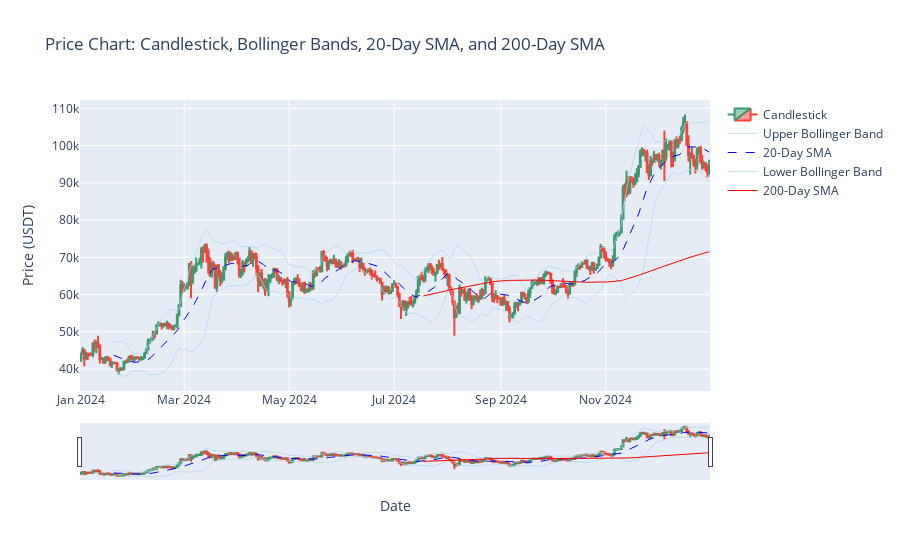
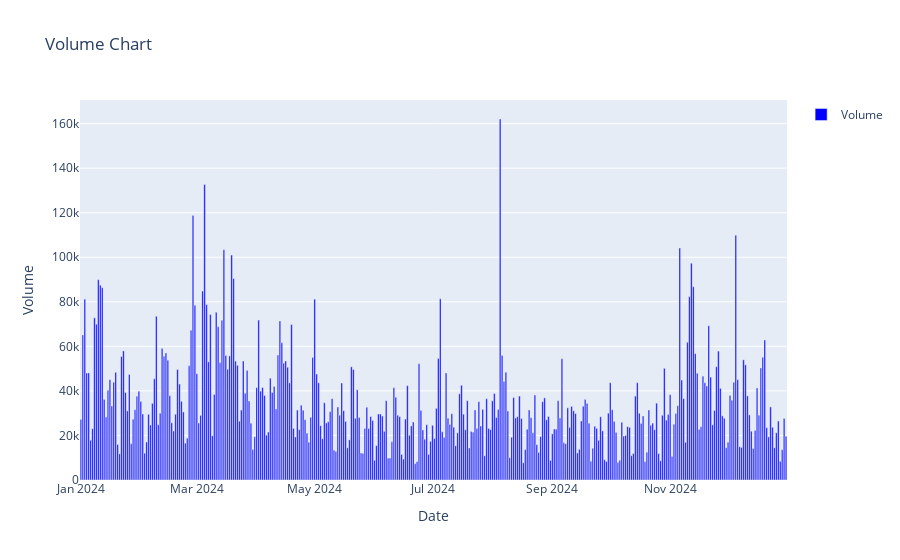
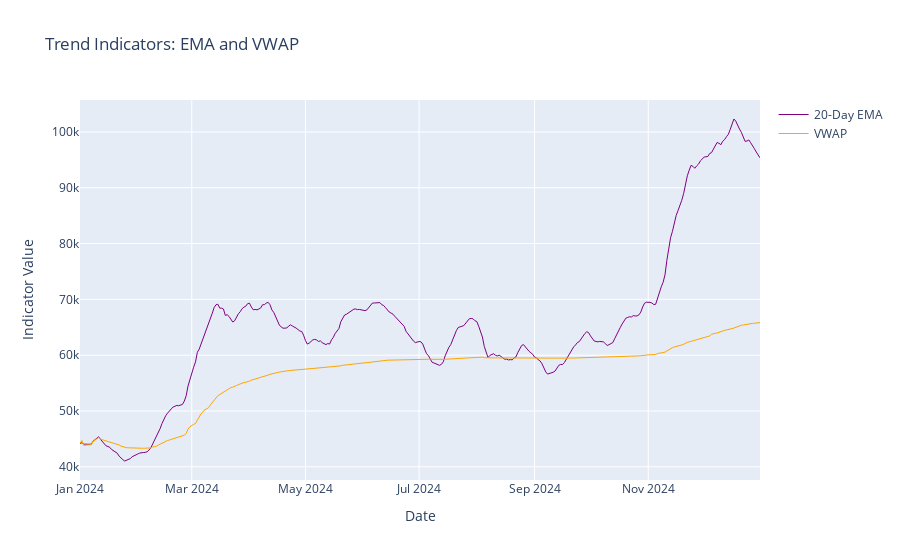
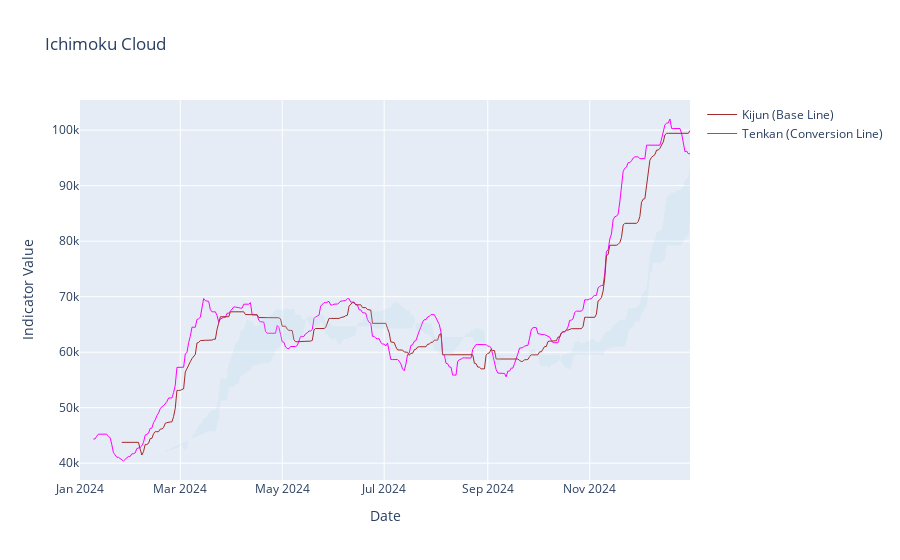

The notebook cell these images were saved under, in order:
### Code cell
# -------------------------------
# Figure 1: Price Chart (Candlestick, Bollinger Bands, SMA20 and SMA200)
# -------------------------------
fig_price = go.Figure()

# Candlestick
fig_price.add_trace(go.Candlestick(
    x=df.index,
    open=df['Open'],
    high=df['High'],
    low=df['Low'],
    close=df['Close'],
    name='Candlestick'
))

# Bollinger Bands and SMA20
fig_price.add_trace(go.Scatter(
    x=df.index,
    y=df['Upper_BB'],
    line=dict(color='rgba(173,216,230,0.7)', width=1),
    name='Upper Bollinger Band'
))
fig_price.add_trace(go.Scatter(
    x=df.index,
    y=df['SMA20'],
    line=dict(color='blue', dash='dash', width=1),
    name='20-Day SMA'
))
fig_price.add_trace(go.Scatter(
    x=df.index,
    y=df['Lower_BB'],
    line=dict(color='rgba(173,216,230,0.7)', width=1),
    name='Lower Bollinger Band'
))

# SMA200
fig_price.add_trace(go.Scatter(
    x=df.index,
    y=df['SMA200'],
    line=dict(color='red', width=1),
    name='200-Day SMA'
))

fig_price.update_layout(
    title='Price Chart: Candlestick, Bollinger Bands, 20-Day SMA, and 200-Day SMA',
    xaxis_title='Date',
    yaxis_title='Price (USDT)',
    showlegend=True
)
fig_price.show()

# -------------------------------
# Figure 2: Volume Chart
# -------------------------------
fig_volume = go.Figure(data=[
    go.Bar(
        x=df.index,
        y=df['Volume'],
        name='Volume',
        marker_color='blue'
    )
])
fig_volume.update_layout(
    title='Volume Chart',
    xaxis_title='Date',
    yaxis_title='Volume',
    showlegend=True
)
fig_volume.show()

# -------------------------------
# Figure 3: Trend Indicators (EMA and VWAP)
# -------------------------------
fig_trend = go.Figure()
fig_trend.add_trace(go.Scatter(
    x=df.index,
    y=df['EMA'],
    line=dict(color='purple', width=1),
    name='20-Day EMA'
))
fig_trend.add_trace(go.Scatter(
    x=df.index,
    y=df['VWAP'],
    line=dict(color='orange', width=1),
    name='VWAP'
))
fig_trend.update_layout(
    title='Trend Indicators: EMA and VWAP',
    xaxis_title='Date',
    yaxis_title='Indicator Value',
    showlegend=True
)
fig_trend.show()

# -------------------------------
# Figure 4: Ichimoku Cloud
# -------------------------------
fig_ichimoku = go.Figure()
fig_ichimoku.add_trace(go.Scatter(
    x=df.index,
    y=df['Ichimoku_Tenkan'],
    line=dict(color='magenta', width=1),
    name='Tenkan (Conversion Line)'
))
fig_ichimoku.add_trace(go.Scatter(
    x=df.index,
    y=df['Ichimoku_Kijun'],
    line=dict(color='brown', width=1),
    name='Kijun (Base Line)'
))
fig_ichimoku.add_trace(go.Scatter(
    x=df.index,
    y=df['Ichimoku_SenkouA'],
    line=dict(color='rgba(0,0,0,0)'),
    showlegend=False,
    name='Senkou Span A'
))
fig_ichimoku.add_trace(go.Scatter(
    x=df.index,
    y=df['Ichimoku_SenkouB'],
    line=dict(color='rgba(0,0,0,0)'),
    fill='tonexty',
    fillcolor='rgba(173,216,230,0.2)',
    showlegend=False,
    name='Senkou Span B'
))
fig_ichimoku.update_layout(
    title='Ichimoku Cloud',
    xaxis_title='Date',
    yaxis_title='Indicator Value',
    showlegend=True
)
fig_ichimoku.show()

# -------------------------------
# Figure 5: RSI (14)
# -------------------------------
# Calculate the first and last date for the x-axis boundaries
x0 = df.index.min()
x1 = df.index.max()

fig_rsi = go.Figure()

# RSI Line
fig_rsi.add_trace(go.Scatter(
    x=df.index,
    y=df['RSI'],
    mode='lines',
    line=dict(color='orange', width=1),
    name='RSI'
))

# Shaded region for overbought (RSI > 70)
fig_rsi.add_shape(
    type="rect",
    xref="x",  # Use actual x-axis values
    yref="y",
    x0=x0,
    x1=x1,
    y0=70,
    y1=100,
    fillcolor="rgba(255, 0, 0, 0.2)",
    layer="below",
    line_width=0,
)

# Shaded region for oversold (RSI < 30)
fig_rsi.add_shape(
    type="rect",
    xref="x",  # Use actual x-axis values
    yref="y",
    x0=x0,
    x1=x1,
    y0=0,
    y1=30,
    fillcolor="rgba(0, 0, 255, 0.2)",
    layer="below",
    line_width=0,
)

# Reference lines for RSI at 70 and 30
fig_rsi.add_hline(
    y=70, line_dash="dash", line_color="gray",
    annotation_text="70", annotation_position="top left"
)
fig_rsi.add_hline(
    y=30, line_dash="dash", line_color="gray",
    annotation_text="30", annotation_position="bottom left"
)

fig_rsi.update_layout(
    title='Relative Strength Index (14)',
    xaxis_title='Date',
    yaxis_title='RSI Value',
    showlegend=True,
    yaxis=dict(range=[0, 100])
)

fig_rsi.show()

# -------------------------------
# Figure 6: MACD and MACD Signal
# -------------------------------
fig_macd = go.Figure()
fig_macd.add_trace(go.Scatter(
    x=df.index,
    y=df['MACD'],
    line=dict(color='green', width=1),
    name='MACD'
))
fig_macd.add_trace(go.Scatter(
    x=df.index,
    y=df['MACD_signal'],
    line=dict(color='red', width=1),
    name='MACD Signal'
))
fig_macd.update_layout(
    title='MACD',
    xaxis_title='Date',
    yaxis_title='MACD Value',
    showlegend=True
)
fig_macd.show()

# -------------------------------
# Figure 7: ATR (Average True Range)
# -------------------------------
fig_atr = go.Figure()
fig_atr.add_trace(go.Scatter(
    x=df.index,
    y=df['ATR'],
    line=dict(color='darkblue', width=1),
    name='ATR'
))
fig_atr.update_layout(
    title='Average True Range (ATR)',
    xaxis_title='Date',
    yaxis_title='ATR Value',
    showlegend=True
)
fig_atr.show()

# -------------------------------
# Figure 8: OBV (On-Balance Volume)
# -------------------------------
fig_obv = go.Figure()
fig_obv.add_trace(go.Scatter(
    x=df.index,
    y=df['OBV'],
    line=dict(color='darkgreen', width=1),
    name='OBV'
))
fig_obv.update_layout(
    title='On-Balance Volume (OBV)',
    xaxis_title='Date',
    yaxis_title='OBV Value',
    showlegend=True
)
fig_obv.show()

# -------------------------------
# Figure 9: Stochastic Oscillator (%K and %D)
# -------------------------------
fig_stoch = go.Figure()
fig_stoch.add_trace(go.Scatter(
    x=df.index,
    y=df['Stochastic_%K'],
    line=dict(color='darkorange', width=1),
    name='%K'
))
fig_stoch.add_trace(go.Scatter(
    x=df.index,
    y=df['Stochastic_%D'],
    line=dict(color='purple', width=1),
    name='%D'
))
# Reference lines for Stochastic Oscillator
fig_stoch.add_hline(y=80, line_dash="dash", line_color="gray", annotation_text="80")
fig_stoch.add_hline(y=20, line_dash="dash", line_color="gray", annotation_text="20")
fig_stoch.update_layout(
    title='Stochastic Oscillator',
    xaxis_title='Date',
    yaxis_title='Stochastic Value',
    showlegend=True
)
fig_stoch.show()

### Figure 1 — Plotly figure (JSON) as saved in the notebook; plotly's stock layout.template omitted (floating-point values rounded to 4 significant figures; data arrays with more than 128 entries replaced by an {"elided": "..."} marker saying what was removed)
{"data": [{"close": {"elided": "366 float values"}, "high": {"elided": "366 float values"}, "low": {"elided": "366 float values"}, "name": "Candlestick", "open": {"elided": "366 float values"}, "type": "candlestick", "x": {"elided": "366 str values"}}, {"line": {"color": "rgba(173,216,230,0.7)", "width": 1}, "name": "Upper Bollinger Band", "type": "scatter", "x": {"elided": "366 str values"}, "y": {"elided": "366 float values"}}, {"line": {"color": "blue", "dash": "dash", "width": 1}, "name": "20-Day SMA", "type": "scatter", "x": {"elided": "366 str values"}, "y": {"elided": "366 float values"}}, {"line": {"color": "rgba(173,216,230,0.7)", "width": 1}, "name": "Lower Bollinger Band", "type": "scatter", "x": {"elided": "366 str values"}, "y": {"elided": "366 float values"}}, {"line": {"color": "red", "width": 1}, "name": "200-Day SMA", "type": "scatter", "x": {"elided": "366 str values"}, "y": {"elided": "366 float values"}}], "layout": {"showlegend": true, "title": {"text": "Price Chart: Candlestick, Bollinger Bands, 20-Day SMA, and 200-Day SMA"}, "xaxis": {"title": {"text": "Date"}}, "yaxis": {"title": {"text": "Price (USDT)"}}}}

### Figure 2 — Plotly figure (JSON) as saved in the notebook; plotly's stock layout.template omitted (floating-point values rounded to 4 significant figures; data arrays with more than 128 entries replaced by an {"elided": "..."} marker saying what was removed)
{"data": [{"marker": {"color": "blue"}, "name": "Volume", "type": "bar", "x": {"elided": "366 str values"}, "y": {"elided": "366 float values"}}], "layout": {"showlegend": true, "title": {"text": "Volume Chart"}, "xaxis": {"title": {"text": "Date"}}, "yaxis": {"title": {"text": "Volume"}}}}

### Figure 3 — Plotly figure (JSON) as saved in the notebook; plotly's stock layout.template omitted (floating-point values rounded to 4 significant figures; data arrays with more than 128 entries replaced by an {"elided": "..."} marker saying what was removed)
{"data": [{"line": {"color": "purple", "width": 1}, "name": "20-Day EMA", "type": "scatter", "x": {"elided": "366 str values"}, "y": {"elided": "366 float values"}}, {"line": {"color": "orange", "width": 1}, "name": "VWAP", "type": "scatter", "x": {"elided": "366 str values"}, "y": {"elided": "366 float values"}}], "layout": {"showlegend": true, "title": {"text": "Trend Indicators: EMA and VWAP"}, "xaxis": {"title": {"text": "Date"}}, "yaxis": {"title": {"text": "Indicator Value"}}}}

### Figure 4 — Plotly figure (JSON) as saved in the notebook; plotly's stock layout.template omitted (floating-point values rounded to 4 significant figures; data arrays with more than 128 entries replaced by an {"elided": "..."} marker saying what was removed)
{"data": [{"line": {"color": "magenta", "width": 1}, "name": "Tenkan (Conversion Line)", "type": "scatter", "x": {"elided": "366 str values"}, "y": {"elided": "366 float values"}}, {"line": {"color": "brown", "width": 1}, "name": "Kijun (Base Line)", "type": "scatter", "x": {"elided": "366 str values"}, "y": {"elided": "366 float values"}}, {"line": {"color": "rgba(0,0,0,0)"}, "name": "Senkou Span A", "showlegend": false, "type": "scatter", "x": {"elided": "366 str values"}, "y": {"elided": "366 float values"}}, {"fill": "tonexty", "fillcolor": "rgba(173,216,230,0.2)", "line": {"color": "rgba(0,0,0,0)"}, "name": "Senkou Span B", "showlegend": false, "type": "scatter", "x": {"elided": "366 str values"}, "y": {"elided": "366 float values"}}], "layout": {"showlegend": true, "title": {"text": "Ichimoku Cloud"}, "xaxis": {"title": {"text": "Date"}}, "yaxis": {"title": {"text": "Indicator Value"}}}}
